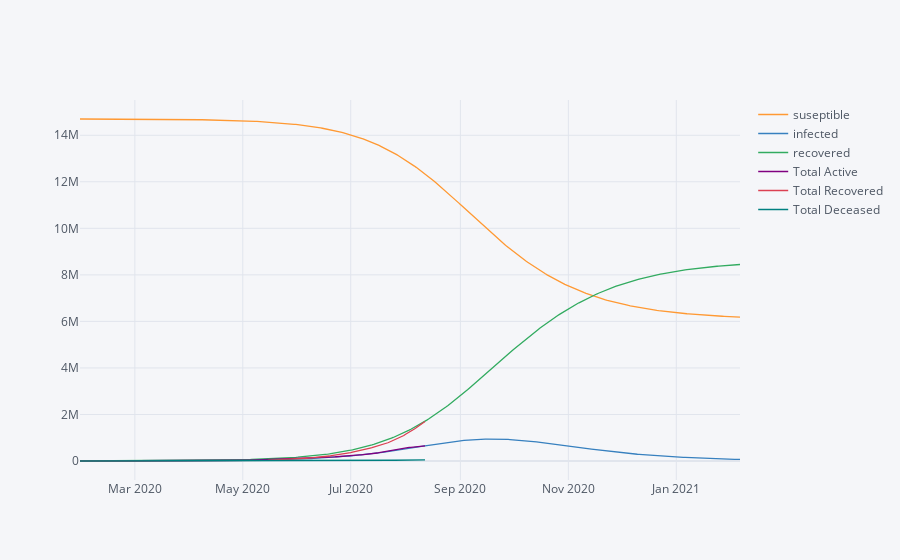

The notebook cell this image was saved under:
### Markdown cell above
## Modelling

### Code cell
from scipy.integrate import odeint
from datetime import datetime, timedelta

# The SIR model differential equations.
def deriv(state, t, N, beta, gamma):
    S, I, R = state
    # Change in S population over time
    dSdt = -beta * S * I / N
    # Change in I population over time
    dIdt = beta * S * I / N - gamma * I
    # Change in R population over time
    dRdt = gamma * I
    return dSdt, dIdt, dRdt


effective_contact_rate = 0.1076
recovery_rate = 1/14

# We'll compute this for fun
print("R0 is", effective_contact_rate / recovery_rate)

total_pop = 14700000
recovered = 200
infected = 1000
susceptible = total_pop - infected - recovered

# A list of days, 0-160
days = range(0, 179 + df.shape[0]-1)

# Use differential equations to predict spread of the virus
ret = odeint(deriv,
             [susceptible, infected, recovered],
             days,
             args=(total_pop, effective_contact_rate, recovery_rate))
S, I, R = ret.T

# Build a dataframe of predicted values
df_new = pd.DataFrame({
    'suseptible': S,
    'infected': I,
    'recovered': R,
    'day': days
})


l = []
for i in range(1,179):
    l.append(df['Date_time'][df.shape[0]-1] + timedelta(days=i))

old = df['Date_time'].to_list()

final = np.array(old+l)


df_new['Date_Time'] = final
df_final = pd.concat([df_new,df],axis=1)

df_final.set_index('Date_Time')[['suseptible', 'infected', 'recovered','Total Active', 'Total Recovered',
       'Total Deceased']].iplot()

### Figure 1 — Plotly figure (JSON) as saved in the notebook; plotly's stock layout.template omitted (floating-point values rounded to 4 significant figures; data arrays with more than 128 entries replaced by an {"elided": "..."} marker saying what was removed)
{"data": [{"line": {"color": "rgba(255, 153, 51, 1.0)", "dash": "solid", "shape": "linear", "width": 1.3}, "mode": "lines", "name": "suseptible", "text": "", "type": "scatter", "x": {"elided": "374 str values"}, "y": {"elided": "374 float values"}}, {"line": {"color": "rgba(55, 128, 191, 1.0)", "dash": "solid", "shape": "linear", "width": 1.3}, "mode": "lines", "name": "infected", "text": "", "type": "scatter", "x": {"elided": "374 str values"}, "y": {"elided": "374 float values"}}, {"line": {"color": "rgba(50, 171, 96, 1.0)", "dash": "solid", "shape": "linear", "width": 1.3}, "mode": "lines", "name": "recovered", "text": "", "type": "scatter", "x": {"elided": "374 str values"}, "y": {"elided": "374 float values"}}, {"line": {"color": "rgba(128, 0, 128, 1.0)", "dash": "solid", "shape": "linear", "width": 1.3}, "mode": "lines", "name": "Total Active", "text": "", "type": "scatter", "x": {"elided": "374 str values"}, "y": {"elided": "374 mixed values"}}, {"line": {"color": "rgba(219, 64, 82, 1.0)", "dash": "solid", "shape": "linear", "width": 1.3}, "mode": "lines", "name": "Total Recovered", "text": "", "type": "scatter", "x": {"elided": "374 str values"}, "y": {"elided": "374 mixed values"}}, {"line": {"color": "rgba(0, 128, 128, 1.0)", "dash": "solid", "shape": "linear", "width": 1.3}, "mode": "lines", "name": "Total Deceased", "text": "", "type": "scatter", "x": {"elided": "374 str values"}, "y": {"elided": "374 mixed values"}}], "layout": {"legend": {"bgcolor": "#F5F6F9", "font": {"color": "#4D5663"}}, "paper_bgcolor": "#F5F6F9", "plot_bgcolor": "#F5F6F9", "title": {"font": {"color": "#4D5663"}}, "xaxis": {"gridcolor": "#E1E5ED", "showgrid": true, "tickfont": {"color": "#4D5663"}, "title": {"font": {"color": "#4D5663"}, "text": ""}, "zerolinecolor": "#E1E5ED"}, "yaxis": {"gridcolor": "#E1E5ED", "showgrid": true, "tickfont": {"color": "#4D5663"}, "title": {"font": {"color": "#4D5663"}, "text": ""}, "zerolinecolor": "#E1E5ED"}}}
